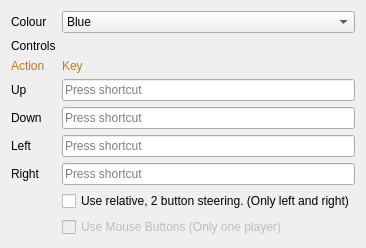
              <widget class="QWidget" name="tabPlayer1">
               <attribute name="title">
                <string>Worm 1</string>
               </attribute>
               <layout class="QFormLayout" name="formLayout_6">
                <item row="0" column="0">
                 <widget class="QLabel" name="label_12">
                  <property name="text">
                   <string>Colour</string>
                  </property>
                 </widget>
                </item>
                <item row="0" column="1">
                 <widget class="QComboBox" name="selectColour1">
                  <item>
                   <property name="text">
                    <string>Blue</string>
                   </property>
                  </item>
                  <item>
                   <property name="text">
                    <string>Cyan</string>
                   </property>
                  </item>
                  <item>
                   <property name="text">
                    <string>Cyan (Dark)</string>
                   </property>
                  </item>
                  <item>
                   <property name="text">
                    <string>Green</string>
                   </property>
                  </item>
                  <item>
                   <property name="text">
                    <string>Magenta</string>
                   </property>
                  </item>
                  <item>
                   <property name="text">
                    <string>Red</string>
                   </property>
                  </item>
                  <item>
                   <property name="text">
                    <string>Yellow</string>
                   </property>
                  </item>
                  <item>
                   <property name="text">
                    <string>Yellow (Dark)</string>
                   </property>
                  </item>
                 </widget>
                </item>
                <item row="1" column="0">
                 <widget class="QLabel" name="label_39">
                  <property name="text">
                   <string>Controls</string>
                  </property>
                 </widget>
                </item>
                <item row="2" column="0">
                 <widget class="QLabel" name="label_34">
                  <property name="styleSheet">
                   <string notr="true">color: rgb(193, 125, 17);</string>
                  </property>
                  <property name="text">
                   <string>Action</string>
                  </property>
                 </widget>
                </item>
                <item row="2" column="1">
                 <widget class="QLabel" name="label_38">
                  <property name="styleSheet">
                   <string notr="true">color: rgb(193, 125, 17);</string>
                  </property>
                  <property name="text">
                   <string>Key</string>
                  </property>
                 </widget>
                </item>
                <item row="3" column="0">
                 <widget class="QLabel" name="label_35">
                  <property name="text">
                   <string>Up</string>
                  </property>
                 </widget>
                </item>
                <item row="3" column="1">
                 <widget class="QKeySequenceEdit" name="kseUp1"/>
                </item>
                <item row="4" column="0">
                 <widget class="QLabel" name="label_36">
                  <property name="text">
                   <string>Down</string>
                  </property>
                 </widget>
                </item>
                <item row="4" column="1">
                 <widget class="QKeySequenceEdit" name="kseDown1"/>
                </item>
                <item row="5" column="0">
                 <widget class="QLabel" name="label_40">
                  <property name="text">
                   <string>Left</string>
                  </property>
                 </widget>
                </item>
                <item row="5" column="1">
                 <widget class="QKeySequenceEdit" name="kseLeft1"/>
                </item>
                <item row="6" column="0">
                 <widget class="QLabel" name="label_37">
                  <property name="text">
                   <string>Right</string>
                  </property>
                 </widget>
                </item>
                <item row="6" column="1">
                 <widget class="QKeySequenceEdit" name="kseRight1"/>
                </item>
                <item row="7" column="1">
                 <widget class="QCheckBox" name="cbRelative1">
                  <property name="text">
                   <string>Use relative, 2 button steering. (Only left and right)</string>
                  </property>
                 </widget>
                </item>
                <item row="8" column="1">
                 <widget class="QCheckBox" name="cbUseMouse1">
                  <property name="enabled">
                   <bool>false</bool>
                  </property>
                  <property name="text">
                   <string>Use Mouse Buttons (Only one player)</string>
                  </property>
                 </widget>
                </item>
               </layout>
              </widget>
